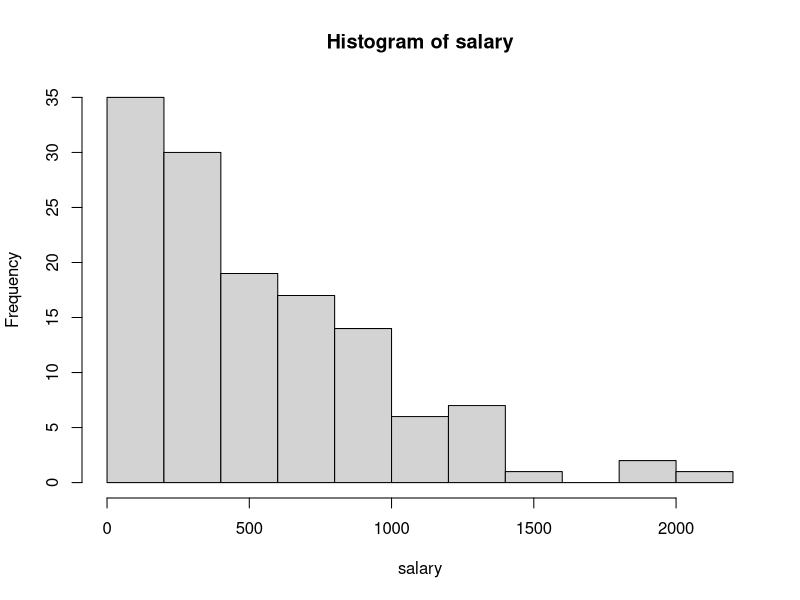
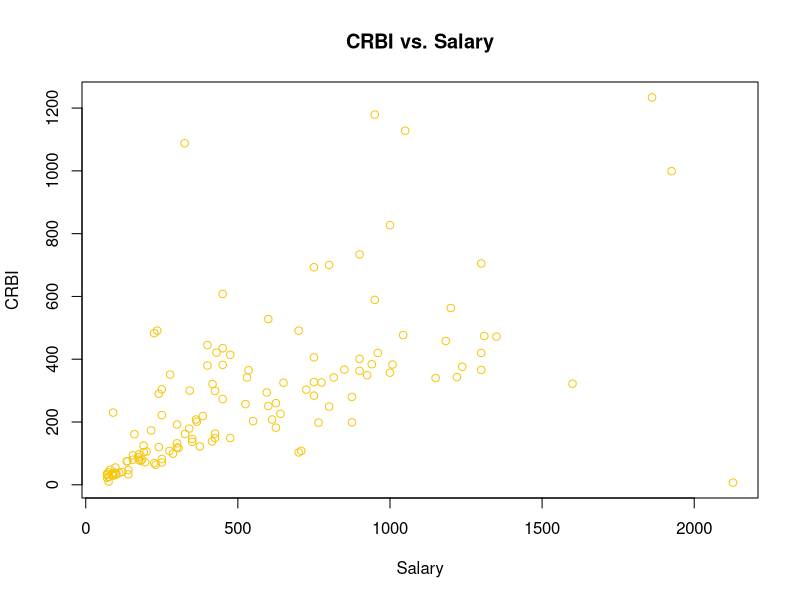
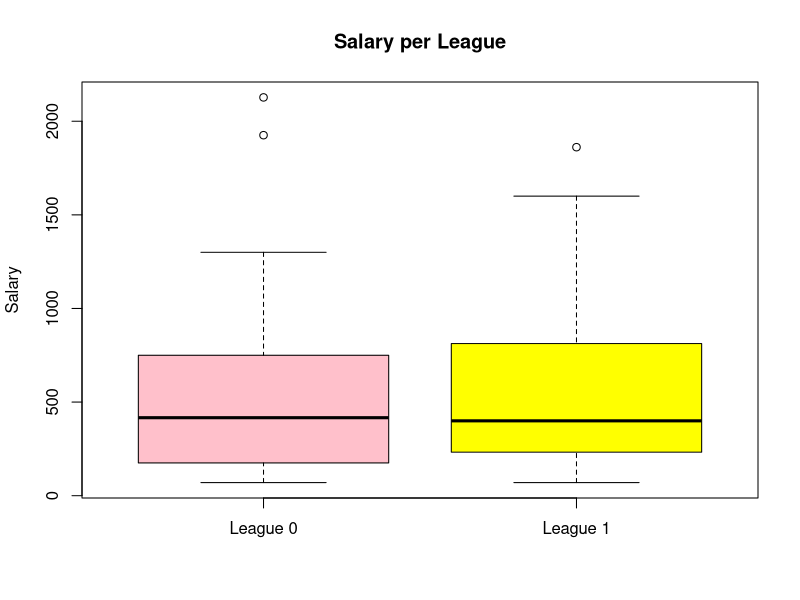

These figures' R source, in order:
hitters = read.csv("hitters.csv")
salary = hitters$Salary

hist(salary)

plot(hitters$Salary, hitters$CRBI, col = 15, xlab = "Salary", ylab = "CRBI", main = "CRBI vs. Salary")

league1 = hitters[hitters$NewLeague == "1",]
league0 = hitters[hitters$NewLeague == "0",]
boxplot(league0$Salary,league1$Salary,
        main = "Salary per League",
        ylab = "Salary",
        names = c("League 0", "League 1"), col = c("pink","yellow"))
?summary.lm
